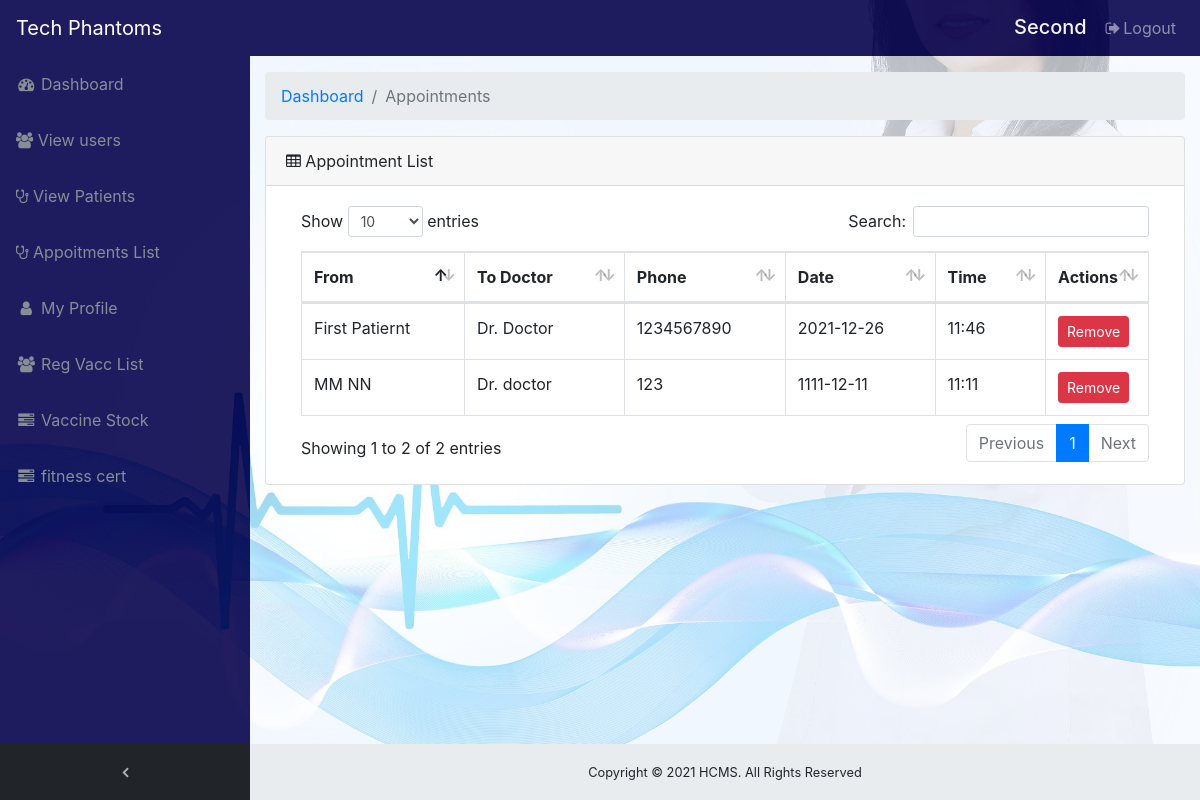
/admin/appointments.php (signed in), run on the app's committed database.
### tables this page shows
CREATE TABLE `patient` (
  `patient_id` int(11) NOT NULL,
  `fname` varchar(100) NOT NULL,
  `lname` varchar(25) NOT NULL,
  `status` varchar(100) NOT NULL,
  `regNumber` varchar(100) NOT NULL,
  `address` varchar(30) NOT NULL,
  `phone` varchar(15) NOT NULL,
  `email` varchar(30) NOT NULL,
  `dob` date NOT NULL,
  `gender` varchar(10) NOT NULL,
  `regDate` date NOT NULL,
  `code` int(15) NOT NULL,
  `treated` int(11) NOT NULL DEFAULT '0'
);

CREATE TABLE `employee` (
  `emp_id` int(11) NOT NULL,
  `user_id` int(11) NOT NULL,
  `uname` varchar(30) NOT NULL,
  `email` varchar(30) NOT NULL,
  `position` varchar(30) NOT NULL
);

CREATE TABLE `appointments` (
  `appoint_id` int(10) NOT NULL,
  `app_from` int(30) NOT NULL,
  `app_to` int(25) NOT NULL,
  `phone` varchar(15) NOT NULL,
  `app_date` varchar(25) NOT NULL,
  `app_time` varchar(25) NOT NULL,
  `message` text NOT NULL,
  `status` varchar(30) NOT NULL DEFAULT 'Pending'
);

### admin/appointments.php (the view)
<?php include 'header.php'; ?>
  <div class="content-wrapper">
    <div class="container-fluid">
      <ol class="breadcrumb">
        <li class="breadcrumb-item">
          <a href="index.php">Dashboard</a>
        </li>
        <li class="breadcrumb-item active">Appointments</li>
      </ol>
      <div class="card mb-3">
        <div class="card-header">
          <i class="fa fa-table"></i> Appointment List</div>
        <div class="card-body">
          <div class="table-responsive">
            <table class="table table-bordered" id="dataTable" width="100%" cellspacing="0">
              <thead>
                <th>From</th>
                <th>To Doctor</th>
                <th>Phone</th>
                <th>Date</th>
                <th>Time</th>
                <th width="12%">Actions</th>
              </thead>
              <tbody>
                 <?php
                  include 'includes/config.php';
                  $sql = mysqli_query($con, "SELECT * FROM patient INNER JOIN appointments ON appointments.app_from = patient.patient_id INNER JOIN employee ON appointments.app_to = employee.user_id");
                  while ($data=mysqli_fetch_assoc($sql)) {
                  ?>
                  <tr>
                    <td><?php echo $data['fname']." ".$data['lname']; ?></td>
                    <td><?php echo "Dr. ".$data['uname']; ?></td>
                    <td><?php echo $data['phone']; ?></td>
                    <td><?php echo $data['app_date']; ?></td>
                    <td><?php echo $data['app_time']; ?></td>
                    <td>
                      <a href="includes/manage_pat.php?action=delete_app&id=<?php echo $data['appoint_id']; ?>" class="btn btn-danger btn-sm"><span class="glyphicon glyphicon-remove"> Remove</span></a>
                    </td>
                  </tr>
                <?php } ?>
              </tbody>
            </table>
          </div>
        </div>
    </div>
  </div>
</div>
<?php include 'footer.php'; ?>

### admin/css/sb-admin.css (style rules this page uses)
html { position: relative; min-height: 100%; }
body { overflow-x: hidden; }
body.sticky-footer { margin-bottom: 56px; }
body.sticky-footer .content-wrapper { min-height: calc(100vh - 56px - 56px); }
body.fixed-nav { padding-top: 56px; }
.content-wrapper { min-height: calc(100vh - 56px); padding-top: 1rem; }
.content-wrapper { overflow-x: hidden; background: #ffffff9e; }
@media (min-width: 992px) { .content-wrapper { margin-left: 250px; } }
body#page-top { background-image: url(login-page-bg.jpg); background-size: cover; background-repeat: no-repeat; background-position: center; }

### data on the page
patient: fname "First", lname "Patiernt", employee.uname "Doctor", appointments.phone "1234567890", appointments.app_date "2021-12-26", appointments.app_time "11:46"
patient: fname "MM", lname "NN", employee.uname "doctor", appointments.phone "123", appointments.app_date "1111-12-11", appointments.app_time "11:11"

### other printed values
$_SESSION['username'] "Second"
